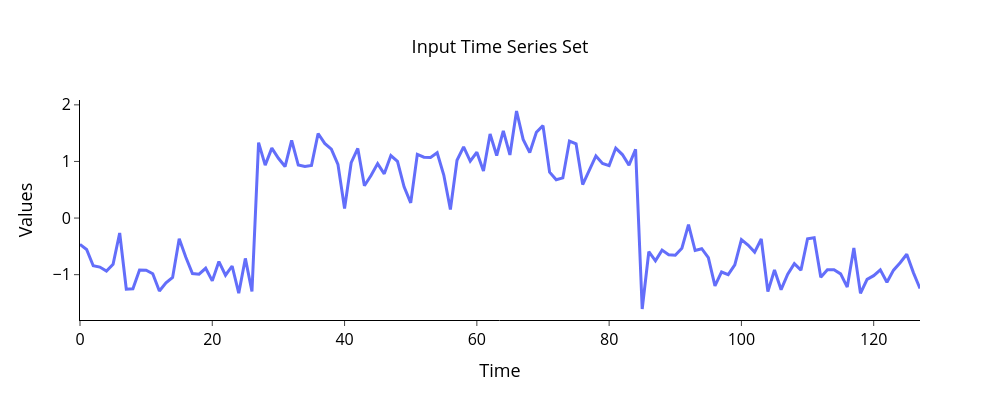
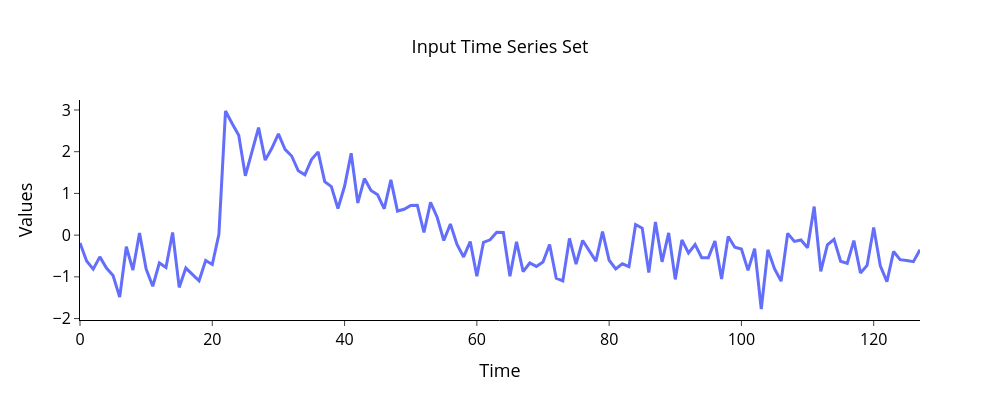
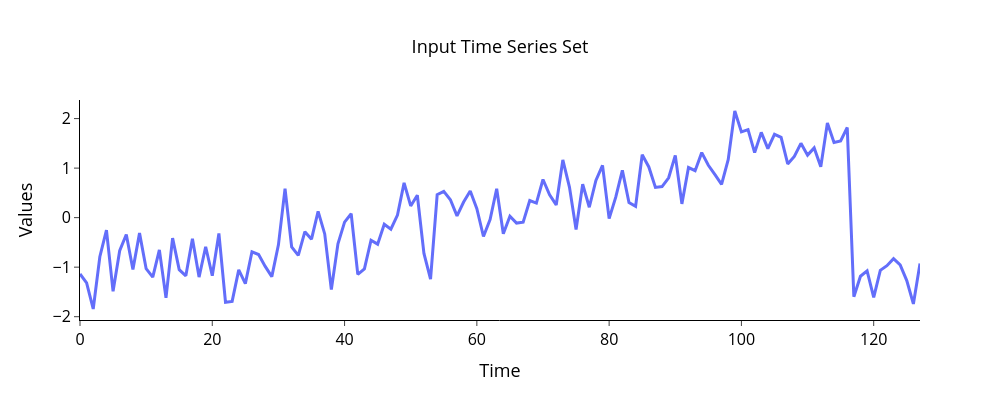

Notebook source saved alongside these figures, in order:
### Markdown cell above
Выполните визуализацию по одному временному ряду из каждого класса. Для этого используйте функцию `plot_ts()` из модуля *plots.py*.

### Code cell
plot_ts(ts_set=ts_set[:1,:])
plot_ts(ts_set=ts_set[3:4,:])
plot_ts(ts_set=ts_set[4:5,:])

### Figure 1 — Plotly figure (JSON) as saved in the notebook; plotly's stock layout.template omitted (floating-point values rounded to 4 significant figures)
{"data": [{"line": {"width": 3}, "name": "Time series 0", "type": "scatter", "x": [0, 1, 2, 3, 4, 5, 6, 7, 8, 9, 10, 11, 12, 13, 14, 15, 16, 17, 18, 19, 20, 21, 22, 23, 24, 25, 26, 27, 28, 29, 30, 31, 32, 33, 34, 35, 36, 37, 38, 39, 40, 41, 42, 43, 44, 45, 46, 47, 48, 49, 50, 51, 52, 53, 54, 55, 56, 57, 58, 59, 60, 61, 62, 63, 64, 65, 66, 67, 68, 69, 70, 71, 72, 73, 74, 75, 76, 77, 78, 79, 80, 81, 82, 83, 84, 85, 86, 87, 88, 89, 90, 91, 92, 93, 94, 95, 96, 97, 98, 99, 100, 101, 102, 103, 104, 105, 106, 107, 108, 109, 110, 111, 112, 113, 114, 115, 116, 117, 118, 119, 120, 121, 122, 123, 124, 125, 126, 127], "y": [-0.4643, -0.555, -0.8428, -0.8659, -0.9364, -0.8173, -0.2636, -1.258, -1.25, -0.9183, -0.9221, -0.9845, -1.288, -1.143, -1.049, -0.3654, -0.6914, -0.9806, -0.9913, -0.8871, -1.11, -0.7687, -1.01, -0.847, -1.328, -0.7129, -1.298, 1.331, 0.9357, 1.236, 1.056, 0.9107, 1.371, 0.9371, 0.9103, 0.9311, 1.494, 1.319, 1.219, 0.9484, 0.169, 0.9774, 1.23, 0.5716, 0.7513, 0.9619, 0.7813, 1.104, 1.0, 0.5507, 0.2689, 1.126, 1.076, 1.072, 1.154, 0.7594, 0.1512, 1.02, 1.257, 1.007, 1.162, 0.83, 1.485, 1.105, 1.539, 1.116, 1.891, 1.39, 1.157, 1.515, 1.634, 0.8103, 0.6767, 0.7094, 1.361, 1.312, 0.5916, 0.8319, 1.097, 0.965, 0.9259, 1.236, 1.122, 0.9347, 1.217, -1.607, -0.5948, -0.7566, -0.5661, -0.6485, -0.6565, -0.5323, -0.115, -0.5732, -0.5412, -0.7001, -1.199, -0.9527, -0.9983, -0.825, -0.3808, -0.4766, -0.6014, -0.3694, -1.299, -0.9184, -1.265, -0.9919, -0.8056, -0.921, -0.3662, -0.3464, -1.047, -0.9147, -0.9116, -0.9868, -1.219, -0.5296, -1.331, -1.084, -1.018, -0.916, -1.134, -0.9202, -0.7894, -0.6387, -0.9637, -1.245]}], "layout": {"height": 400, "legend": {"font": {"color": "black", "size": 16}}, "paper_bgcolor": "rgba(0,0,0,0)", "plot_bgcolor": "rgba(0,0,0,0)", "title": {"font": {"color": "black", "size": 18}, "text": "Input Time Series Set", "x": 0.5, "xanchor": "center", "y": 0.9, "yanchor": "top"}, "width": 1000, "xaxis": {"linecolor": "#000", "linewidth": 1, "showgrid": false, "tickfont": {"color": "black", "size": 16}, "ticks": "outside", "tickwidth": 1, "title": {"font": {"color": "black", "size": 18}, "text": "Time"}}, "yaxis": {"linecolor": "#000", "linewidth": 1, "showgrid": false, "tickfont": {"color": "black", "size": 16}, "ticks": "outside", "tickwidth": 1, "title": {"font": {"color": "black", "size": 18}, "text": "Values"}, "zeroline": false}}}

### Figure 2 — Plotly figure (JSON) as saved in the notebook; plotly's stock layout.template omitted (floating-point values rounded to 4 significant figures)
{"data": [{"line": {"width": 3}, "name": "Time series 0", "type": "scatter", "x": [0, 1, 2, 3, 4, 5, 6, 7, 8, 9, 10, 11, 12, 13, 14, 15, 16, 17, 18, 19, 20, 21, 22, 23, 24, 25, 26, 27, 28, 29, 30, 31, 32, 33, 34, 35, 36, 37, 38, 39, 40, 41, 42, 43, 44, 45, 46, 47, 48, 49, 50, 51, 52, 53, 54, 55, 56, 57, 58, 59, 60, 61, 62, 63, 64, 65, 66, 67, 68, 69, 70, 71, 72, 73, 74, 75, 76, 77, 78, 79, 80, 81, 82, 83, 84, 85, 86, 87, 88, 89, 90, 91, 92, 93, 94, 95, 96, 97, 98, 99, 100, 101, 102, 103, 104, 105, 106, 107, 108, 109, 110, 111, 112, 113, 114, 115, 116, 117, 118, 119, 120, 121, 122, 123, 124, 125, 126, 127], "y": [-0.1872, -0.6208, -0.8157, -0.5214, -0.7904, -0.9675, -1.487, -0.2779, -0.8351, 0.05059, -0.8112, -1.226, -0.6684, -0.7767, 0.06406, -1.254, -0.789, -0.9342, -1.094, -0.6079, -0.7027, 0.01832, 2.976, 2.677, 2.396, 1.422, 1.977, 2.578, 1.798, 2.081, 2.428, 2.056, 1.897, 1.543, 1.445, 1.812, 1.996, 1.282, 1.162, 0.6375, 1.171, 1.963, 0.7711, 1.356, 1.069, 0.9662, 0.6315, 1.324, 0.5775, 0.6192, 0.7097, 0.7169, 0.06424, 0.7861, 0.4294, -0.1293, 0.2669, -0.2229, -0.5226, -0.1558, -0.9834, -0.1733, -0.113, 0.06861, 0.06206, -0.9874, -0.1578, -0.8753, -0.6677, -0.7501, -0.6438, -0.2263, -1.033, -1.097, -0.07963, -0.6968, -0.1288, -0.3826, -0.6235, 0.08214, -0.6017, -0.808, -0.6865, -0.7563, 0.254, 0.1685, -0.8988, 0.315, -0.6404, 0.05491, -1.061, -0.1145, -0.4284, -0.2269, -0.5411, -0.5397, -0.1408, -1.053, -0.03128, -0.2919, -0.3312, -0.8453, -0.323, -1.771, -0.3525, -0.8055, -1.104, 0.04325, -0.1496, -0.1165, -0.3016, 0.6845, -0.8697, -0.2326, -0.09915, -0.6266, -0.6759, -0.1311, -0.9086, -0.7263, 0.1838, -0.7374, -1.114, -0.394, -0.5879, -0.6082, -0.6365, -0.349]}], "layout": {"height": 400, "legend": {"font": {"color": "black", "size": 16}}, "paper_bgcolor": "rgba(0,0,0,0)", "plot_bgcolor": "rgba(0,0,0,0)", "title": {"font": {"color": "black", "size": 18}, "text": "Input Time Series Set", "x": 0.5, "xanchor": "center", "y": 0.9, "yanchor": "top"}, "width": 1000, "xaxis": {"linecolor": "#000", "linewidth": 1, "showgrid": false, "tickfont": {"color": "black", "size": 16}, "ticks": "outside", "tickwidth": 1, "title": {"font": {"color": "black", "size": 18}, "text": "Time"}}, "yaxis": {"linecolor": "#000", "linewidth": 1, "showgrid": false, "tickfont": {"color": "black", "size": 16}, "ticks": "outside", "tickwidth": 1, "title": {"font": {"color": "black", "size": 18}, "text": "Values"}, "zeroline": false}}}

### Figure 3 — Plotly figure (JSON) as saved in the notebook; plotly's stock layout.template omitted (floating-point values rounded to 4 significant figures)
{"data": [{"line": {"width": 3}, "name": "Time series 0", "type": "scatter", "x": [0, 1, 2, 3, 4, 5, 6, 7, 8, 9, 10, 11, 12, 13, 14, 15, 16, 17, 18, 19, 20, 21, 22, 23, 24, 25, 26, 27, 28, 29, 30, 31, 32, 33, 34, 35, 36, 37, 38, 39, 40, 41, 42, 43, 44, 45, 46, 47, 48, 49, 50, 51, 52, 53, 54, 55, 56, 57, 58, 59, 60, 61, 62, 63, 64, 65, 66, 67, 68, 69, 70, 71, 72, 73, 74, 75, 76, 77, 78, 79, 80, 81, 82, 83, 84, 85, 86, 87, 88, 89, 90, 91, 92, 93, 94, 95, 96, 97, 98, 99, 100, 101, 102, 103, 104, 105, 106, 107, 108, 109, 110, 111, 112, 113, 114, 115, 116, 117, 118, 119, 120, 121, 122, 123, 124, 125, 126, 127], "y": [-1.136, -1.319, -1.845, -0.7887, -0.2517, -1.488, -0.6688, -0.3404, -1.046, -0.3122, -1.031, -1.201, -0.6505, -1.62, -0.4128, -1.051, -1.175, -0.4278, -1.2, -0.5873, -1.173, -0.3188, -1.71, -1.692, -1.055, -1.332, -0.6898, -0.745, -0.9839, -1.191, -0.549, 0.5849, -0.5923, -0.7628, -0.283, -0.4354, 0.1262, -0.329, -1.454, -0.5281, -0.09095, 0.07906, -1.144, -1.034, -0.4559, -0.5355, -0.1335, -0.2343, 0.0517, 0.702, 0.2365, 0.4519, -0.7224, -1.243, 0.4619, 0.5319, 0.3612, 0.03541, 0.3154, 0.5394, 0.1816, -0.3812, -0.03868, 0.5843, -0.324, 0.02854, -0.1102, -0.09085, 0.3444, 0.2937, 0.7699, 0.4619, 0.2567, 1.165, 0.6177, -0.2402, 0.6736, 0.2098, 0.7511, 1.056, -0.01986, 0.414, 0.9553, 0.3031, 0.2268, 1.27, 1.024, 0.6107, 0.6277, 0.8048, 1.258, 0.2782, 1.012, 0.9482, 1.313, 1.057, 0.868, 0.6729, 1.17, 2.153, 1.73, 1.776, 1.313, 1.722, 1.394, 1.683, 1.62, 1.084, 1.237, 1.501, 1.262, 1.408, 1.026, 1.911, 1.52, 1.549, 1.82, -1.597, -1.183, -1.074, -1.611, -1.064, -0.9707, -0.8273, -0.9535, -1.27, -1.743, -0.9259]}], "layout": {"height": 400, "legend": {"font": {"color": "black", "size": 16}}, "paper_bgcolor": "rgba(0,0,0,0)", "plot_bgcolor": "rgba(0,0,0,0)", "title": {"font": {"color": "black", "size": 18}, "text": "Input Time Series Set", "x": 0.5, "xanchor": "center", "y": 0.9, "yanchor": "top"}, "width": 1000, "xaxis": {"linecolor": "#000", "linewidth": 1, "showgrid": false, "tickfont": {"color": "black", "size": 16}, "ticks": "outside", "tickwidth": 1, "title": {"font": {"color": "black", "size": 18}, "text": "Time"}}, "yaxis": {"linecolor": "#000", "linewidth": 1, "showgrid": false, "tickfont": {"color": "black", "size": 16}, "ticks": "outside", "tickwidth": 1, "title": {"font": {"color": "black", "size": 18}, "text": "Values"}, "zeroline": false}}}
